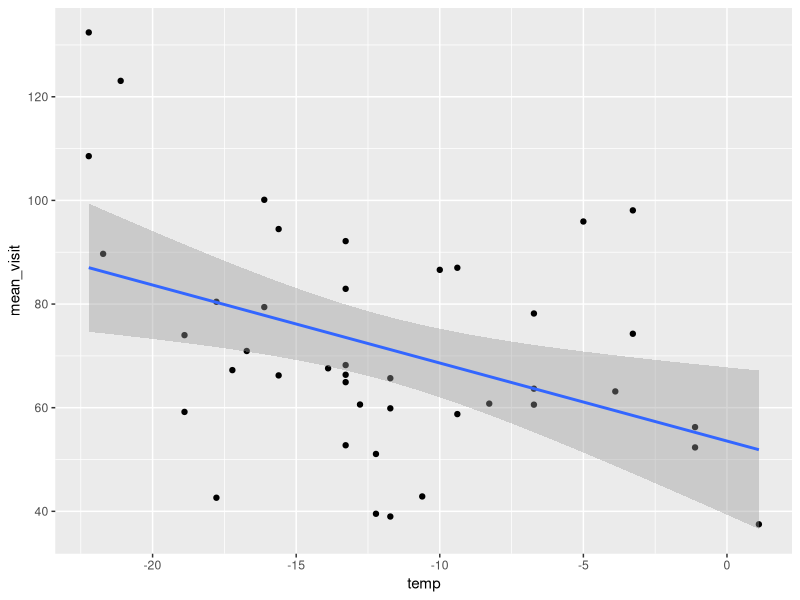

R code for this plot:
library(tidyverse)
library(lme4)
library(lmerTest)

dat=read.csv("morn_visits_to_publish.csv")

head(dat)

dowo=dat %>% filter(Species=="DOWO") 

mod=lm(sumvisits~nightlows, data=dowo)
summary(mod)

mod=lmer(sumvisits~nightlows + (1|RFID), data=dowo)
anova(mod)

dowo_summary=dat %>% filter(Species=="DOWO") %>% group_by(Date) %>% summarise(mean_visit=mean(sumvisits), temp=mean(nightlows))


ggplot(dowo_summary, aes(x=temp, y=mean_visit))+
  geom_point() +
  geom_smooth(method="lm")
